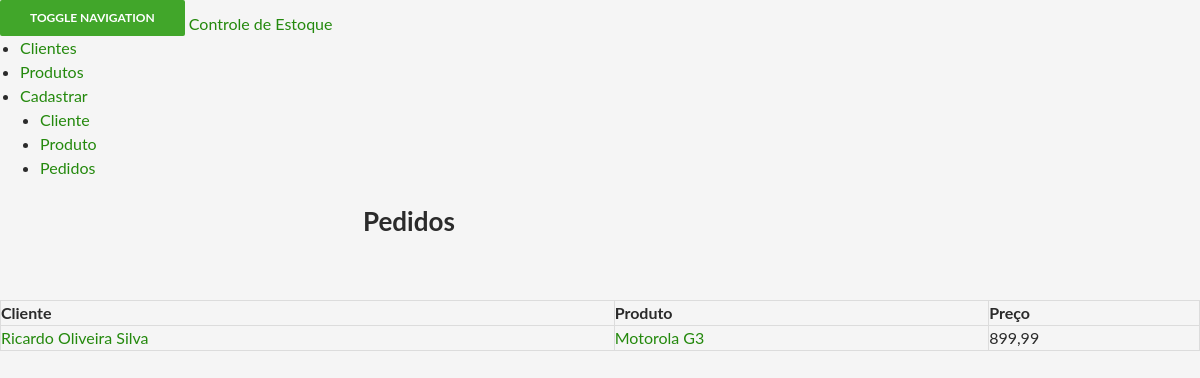
The page / on the database its author committed.
### tables this page shows
CREATE TABLE IF NOT EXISTS `pedido` (
  `id_produto` INT(11) NOT NULL,
  `id_cliente` INT(11) NOT NULL
);

CREATE TABLE IF NOT EXISTS `cliente` (
  `id` INT(11) NOT NULL PRIMARY KEY AUTO_INCREMENT,
  `nome` VARCHAR(80) NOT NULL,
  `email` VARCHAR(100) NOT NULL,
  `telefone` VARCHAR(15) NOT NULL
);

CREATE TABLE IF NOT EXISTS `produto` (
  `id` INT(11) NOT NULL PRIMARY KEY AUTO_INCREMENT,
  `nome` VARCHAR(80) NOT NULL,
  `descricao` VARCHAR(300) NOT NULL,
  `preco` VARCHAR(10) NOT NULL
);

### pedidos.php (the view)
<?php
	$sql = "SELECT pedido.*, cliente.nome AS cli, produto.nome AS pro, produto.preco FROM pedido, cliente, produto WHERE id_produto = produto.id AND id_cliente = cliente.id";
	$res = mysql_query($sql,$con);
?>
<h1 class="page-header">Pedidos</h1>
<div class="table-responsive">
	<table class="table table-striped">
		<thead>
			<tr>
				<th>Cliente</th>
				<th>Produto</th>
				<th>Preço</th>
			</tr>
		</thead>
		<?php
			if(mysql_num_rows($res) >= 1){
				while($row = mysql_fetch_array($res)){
					print"
					<tbody>
					<tr>
						<td><a href='?page=editar_cliente&id=".$row["id_cliente"]."'>".$row["cli"]."</a></td>
						<td><a href='?page=editar_produto&id=".$row["id_produto"]."'>".$row["pro"]."</a></td>
						<td>".$row["preco"]."</td>
					</tr>
					</tbody>";
				}
			}
		?>
	</table>
</div>

### style.css (style rules this page uses)
html, body, div, span, applet, object, iframe, h1, h2, h3, h4, h5, h6, p, blockquote, pre, a, abbr, acronym, address, big, cite, code, del, dfn, em, font, ins, kbd, q, s, samp, small, strike, strong, sub, sup, tt, var, dl, dt, dd, ol, ul, li, fieldset, form, label, legend, table, caption, tbody, tfoot, thead, tr, th, td { border: 0; font-family: inherit; font-size: 100%; font-style: inherit; font-weight: inherit; margin: 0; outline: 0; padding: 0; vertical-align: baseline; }
html { overflow-y: scroll; -webkit-text-size-adjust: 100%; -ms-text-size-adjust: 100%; }
body, button, input, select, textarea { color: #2b2b2b; font-family: Lato, sans-serif; font-size: 16px; font-weight: 400; line-height: 1.5; }
body { background: #f5f5f5; }
a { color: #24890d; text-decoration: none; }
h1, h2, h3, h4, h5, h6 { clear: both; font-weight: 700; margin: 36px 0 12px; }
h1 { font-size: 26px; line-height: 1.3846153846; }
table, th, td { border: 1px solid rgba(0, 0, 0, 0.1); }
table { border-collapse: separate; border-spacing: 0; border-width: 1px 0 0 1px; margin-bottom: 24px; width: 100%; }
caption, th, td { font-weight: normal; text-align: left; }
th { border-width: 0 1px 1px 0; font-weight: bold; }
td { border-width: 0 1px 1px 0; }
.archive-header, .page-header { margin: 24px auto; max-width: 474px; }
@media screen and (min-width: 401px) { .archive-header, .page-header { margin: 0 auto 60px; padding: 0 10px; } }
@media screen and (min-width: 673px) { .archive-header, .comments-area, .image-navigation, .page-header, .page-content, .post-navigation, .site-content .entry-content, .site-content .entry-summary, .site-content footer.entry-meta { padding-right: 30px; padding-left: 30px; } }
@media screen and (min-width: 1040px) { .archive-header, .comments-area, .image-navigation, .page-header, .page-content, .post-navigation, .site-content .entry-header, .site-content .entry-content, .site-content .entry-summary, .site-content footer.entry-meta { padding-right: 15px; padding-left: 15px; } }
@media screen and (min-width: 1110px) { .archive-header, .comments-area, .image-navigation, .page-header, .page-content, .post-navigation, .site-content .entry-header, .site-content .entry-content, .site-content .entry-summary, .site-content footer.entry-meta { padding-right: 30px; padding-left: 30px; } }

### rows shown on the page
pedido: id_cliente.nome "Ricardo Oliveira Silva", produto.nome "Motorola G3", produto.preco "899,99"
